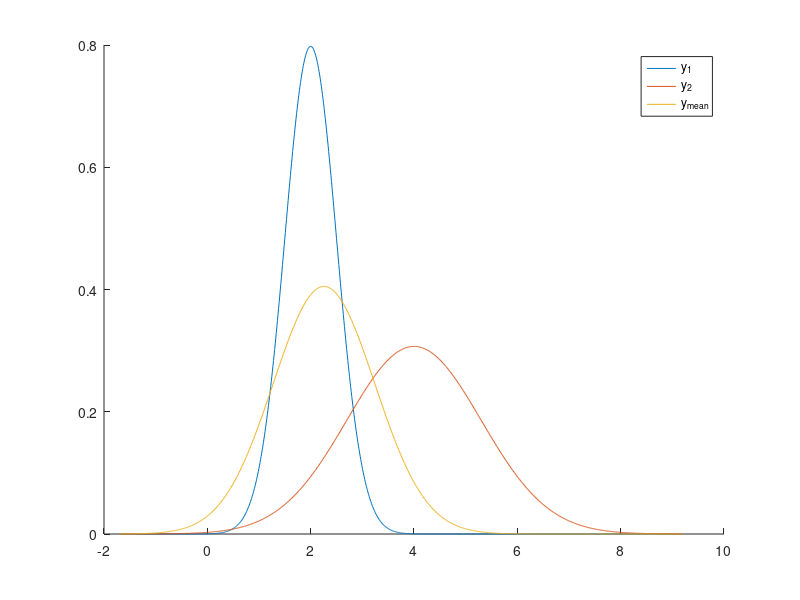

The MATLAB script that drew this image:
clear; clc;

mu1 = 2;
sigma_1 = 0.5;

mu2 = 4;
sigma_2 = 1.3;

mu_mine3 = (sigma_2^2 *mu1 + sigma_1^2 * mu2)/(sigma_1^2 + sigma_2^2);
sigma_mine3 = sqrt((sigma_1^2 + sigma_2^2)/2);

mu_mine = (mu1 + mu2)/2;
sigma_mine = sqrt((sigma_1^2 + sigma_2^2)/2);

mu_mine2 = mu_mine;
sigma_mine2 = sigma_mine;
for i = 1:20
    mu_mine2 = (mu1 + mu_mine2)/2;
    sigma_mine2 = sqrt((sigma_1^2 + sigma_mine2^2)/2);
end

x = linspace(min(-4*sigma_1 + mu1, -4*sigma_mine3 + mu_mine3), ...
    max(4*sigma_2 + mu2, 4*sigma_mine3 + mu_mine3),1000);

%% 1st gaussian like
y1a = 1/sqrt(2*pi*sigma_1^2);
y1b = exp(-(x-mu1).^2/(2*sigma_1^2));
y1 = y1a*y1b;

%% 2nd gaussian like
y2a = 1/sqrt(2*pi*sigma_2^2);
y2b = exp(-(x-mu2).^2/(2*sigma_2^2));
y2 = y2a * y2b;

%% Merging with mine3olution with precomputed values 
% http://www.tina-vision.net/docs/memos/2003-003.pdf
y_mine3a = 1/sqrt(2*pi*sigma_mine3^2);
y_mine3b = exp(-(x-mu_mine3).^2/(2*sigma_mine3^2));
y_mine3 = y_mine3a * y_mine3b;
hold on;

%% Mine Combination
% https://stats.stackexchange.com/questions/179213/mean-of-two-normal-distributions
y_minea = 1/sqrt(2*pi*sigma_mine^2);
y_mineb = exp(-(x-mu_mine).^2/(2*sigma_mine^2));
y_mine = y_minea * y_mineb;
hold on;

%% Mine Combination dummy
y_mine2a = 1/sqrt(2*pi*sigma_mine2^2);
y_mine2b = exp(-(x-mu_mine2).^2/(2*sigma_mine2^2));
y_mine2 = y_mine2a * y_mine2b;
hold on;

%% Plot

plot(x,y1);
hold on;
plot(x,y2);
hold on;
% plot(x,y);
% hold on;
% plot(x,y_mine);
% hold on;
plot(x,y_mine3);
hold on;

% legend('y_1','y_2','y_{mine3}','y_{mine}','^{y_{mine}+y_1}/_{2}');
legend('y_1','y_2','y_{mean}');

